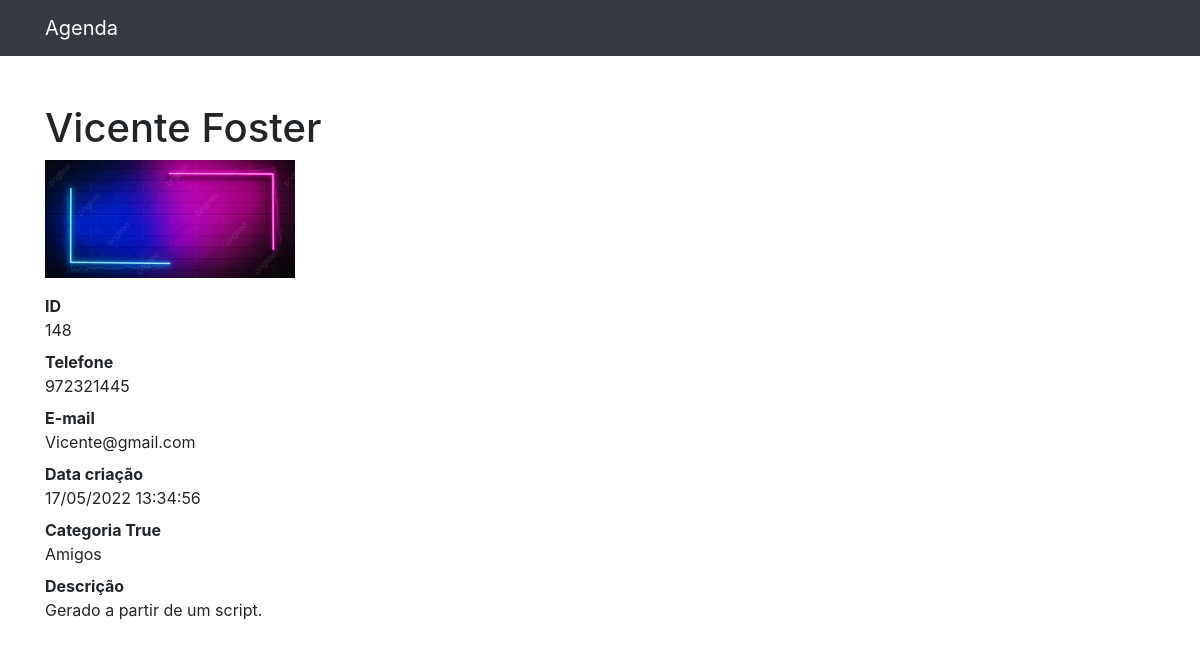
The page /148 on the database its author committed.
### contatos/models.py (models this page shows, shortened)
class Contato(models.Model):
    nome = models.CharField(max_length=250)
    sobrenome = models.CharField(max_length=200, blank=True)
    telefone = models.CharField(max_length=50)
    email = models.CharField(max_length=150, blank=True)
    data_criacao = models.DateTimeField(default=timezone.now)
    descricao = models.TextField(blank=True)
    categoria = models.ForeignKey(Categoria, on_delete=models.DO_NOTHING)
    mostrar = models.BooleanField(default=True)
    foto = models.ImageField(blank=True, upload_to='fotos/%Y/%m/%d')

class Categoria(models.Model):
    nome = models.CharField(max_length=255)
    status = models.BooleanField(default=True)
    def __str__(self):
        return self.nome

### contatos/views.py (the view)
# urls.py: path('<int:contato_id>', views.ver_contato, name='ver_contato'),
def ver_contato(request, contato_id):
    contato = get_object_or_404(Contato, id=contato_id, mostrar=True)
    return render(request, 'contatos/ver_contato.html', {
        'contato': contato,
        'titulo': f'Ver contato - {contato.nome}'
    })

### contatos/templates/contatos/ver_contato.html (shortened to what this page needs)
{% extends 'base.html' %}
{%block conteudo%}
<h1 class="mt-5">{{ contato.nome }} {{ contato.sobrenome }}</h1>
{% if contato.foto %}
<p>
    <img src="{{ contato.foto.url }}" style="max-width: 250px; height">
</p>
{% endif %}
<dl>
    <dt>ID</dt>
    <dd>{{ contato.id }}</dd>
    <dt>Telefone</dt>
    <dd>{{ contato.telefone }}</dd>
    <dt>E-mail</dt>
    <dd>{{ contato.email }}</dd>
    <dt>Data criação</dt>
    <dd>{{ contato.data_criacao|date:'d/m/Y H:i:s' }}</dd>
    <dt>Categoria {{contato.categoria.status}}</dt>
    <dd>{{ contato.categoria }}</dd>
    <dt>Descrição</dt>
    <dd>
        {{ contato.descricao }}
    </dd>
</dl>
{%endblock%}

### templates/base.html (shortened to what this page needs)
<!DOCTYPE html>
<html lang="pt">
<head>
    {%include 'parciais/_head.html'%}
</head>
<body>
{%include 'parciais/_menu.html'%}
<div class="container">
    <div class="row">
        <div class="col-lg-12">
            {%block conteudo%}{%endblock%}
        </div>
    </div>
</div>
</body>
</html>

### templates/parciais/_head.html (shortened to what this page needs)
{% load static %}
<link href="{% static 'vendor/bootstrap/css/bootstrap.min.css' %}" rel="stylesheet">

### templates/parciais/_menu.html (shortened to what this page needs)
<nav class="navbar navbar-expand-lg navbar-dark bg-dark static-top">
    <div class="container">
        <a class="navbar-brand" href="{% url 'index'%}">Agenda</a>
    </div>
</nav>

### rows shown on the page
Contato: nome "Vicente", sobrenome "Foster", foto (picture), id "148", telefone "972321445", email "Vicente@gmail.com", data_criacao "17/05/2022 13:34:56", categoria.status "True", categoria "Amigos", descricao "Gerado a partir de um script."
